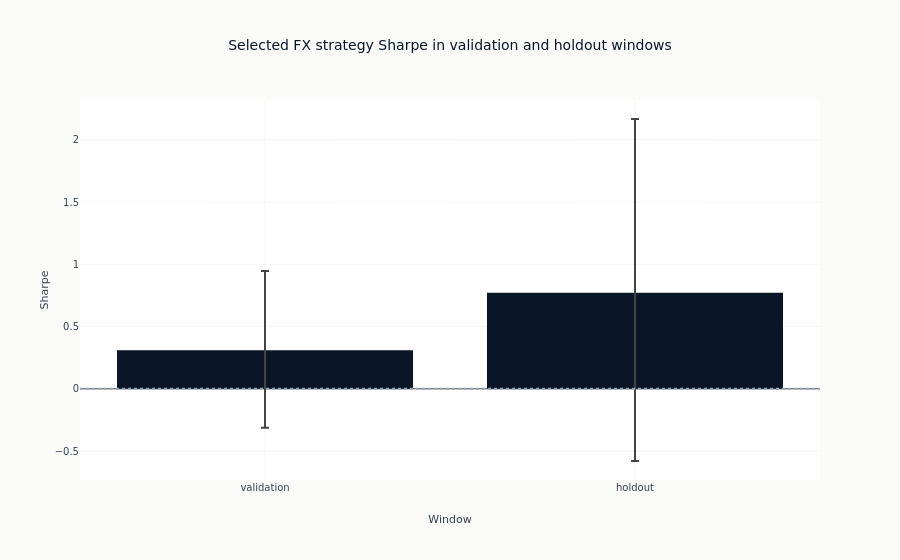

The notebook cell this image was saved under:
### Code cell
performance_figure = px.bar(
    selected_performance,
    x="period",
    y="sharpe",
    error_y=selected_performance.get_column("sharpe_ci95_hi")
    - selected_performance.get_column("sharpe"),
    error_y_minus=selected_performance.get_column("sharpe")
    - selected_performance.get_column("sharpe_ci95_lo"),
    title="Selected FX strategy Sharpe in validation and holdout windows",
    labels={"period": "Window", "sharpe": "Sharpe"},
)
performance_figure.add_hline(y=0, line_dash="dot", line_color=COLORS["recede"])
performance_figure.show()

### Figure 1 — Plotly figure (JSON) as saved in the notebook; plotly's stock layout.template omitted (floating-point values rounded to 4 significant figures)
{"data": [{"error_y": {"array": [0.6372, 1.394], "arrayminus": [0.6213, 1.352]}, "hovertemplate": "Window=%{x}<br>Sharpe=%{y}<extra></extra>", "legendgroup": "", "marker": {"color": "#0a1628", "pattern": {"shape": ""}}, "name": "", "orientation": "v", "showlegend": false, "textposition": "auto", "type": "bar", "x": ["validation", "holdout"], "xaxis": "x", "y": [0.3091, 0.7723], "yaxis": "y"}], "layout": {"barmode": "relative", "legend": {"tracegroupgap": 0}, "shapes": [{"line": {"color": "#94a3b8", "dash": "dot"}, "type": "line", "x0": 0, "x1": 1, "xref": "x domain", "y0": 0, "y1": 0, "yref": "y"}], "title": {"text": "Selected FX strategy Sharpe in validation and holdout windows"}, "xaxis": {"anchor": "y", "domain": [0.0, 1.0], "title": {"text": "Window"}}, "yaxis": {"anchor": "x", "domain": [0.0, 1.0], "title": {"text": "Sharpe"}}}}
